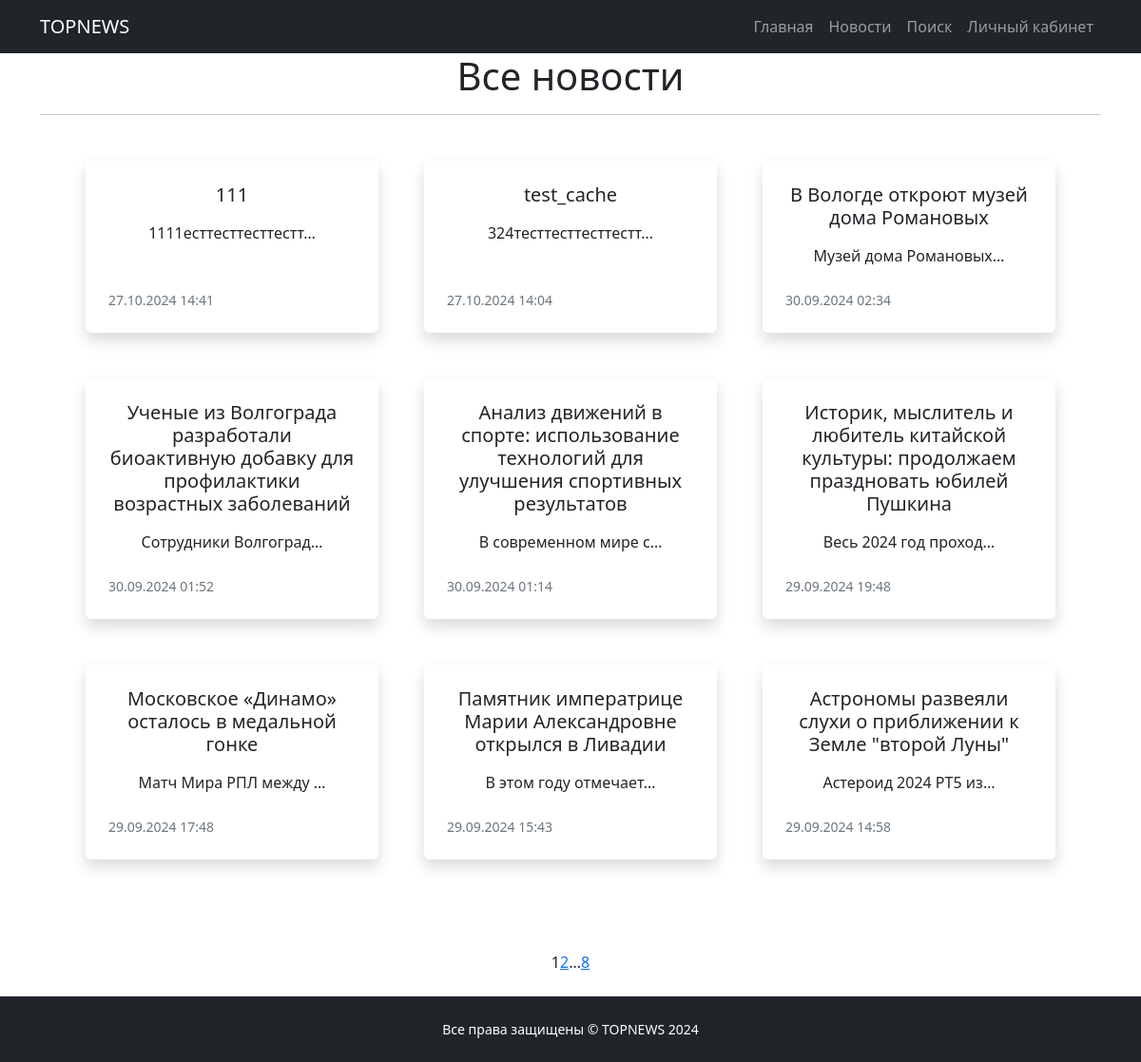
Page /news/ on the committed database.
### news_portal/models.py (models this page shows, shortened)
class Post(models.Model):
    author = models.ForeignKey(Author, on_delete = models.CASCADE)
    content_type = models.CharField(max_length = 1, choices = CONTENT_TYPES, default = article)
    creation_date = models.DateTimeField(auto_now_add = True)
    category = models.ManyToManyField(Category, through = 'PostCategory')
    title = models.CharField(max_length = 255)
    text = models.TextField()
    rating = models.FloatField(default = 0)
    """def send_notifications(self):
        categories = self.category.all()
        for category in categories:
            # Получаем подписчиков на категорию
            subscribers = category.subscribers.all()
            # Уведомляем каждого подписчика
            for subscriber in subscribers:
                # HTML-рассылка
                html_content = render_to_string('email_notification.html', {
                'title': self.title,
                'text': self.text,
                'username': subscriber.username,
            })
                msg = EmailMultiAlternatives(
                    subject=self.title,
                    body=f'Здравствуй, {subscriber.username}. Новая статья в твоём любимом разделе!',
                    from_email='gdaprog@yandex.ru',
                    to=[subscriber.email],
                )
                msg.attach_alternative(html_content, "text/html")
                msg.send()

    def save(self, *args, **kwargs):
        super().save(*args, **kwargs)"""

### news_portal/views.py (the view)
# urls.py: path('', cache_page(60)(PostsList.as_view()), name ='post_list'),
class PostsList(ListView):
    model = Post
    ordering = '-creation_date'
    template_name = 'posts.html'
    context_object_name = 'posts'
    paginate_by = 9

### news_portal/templatetags/custom_filters.py (called while the page is built)
@register.filter()
def censor(text):
    if isinstance(text, str):
        for word in bad_words:
            text = text.replace(word, word[0] + '*' * (len(word) - 1))
        return text
    else:
        raise TypeError("Фильтр censor() должен получить строку.")

### news_portal/templatetags/custom_tags.py (called while the page is built)
@register.simple_tag(takes_context=True)
def url_replace(context, **kwargs):
   d = context['request'].GET.copy()
   for k, v in kwargs.items():
       d[k] = v
   return d.urlencode()

### templates/posts.html (shortened to what this page needs)
{% extends 'flatpages/default.html' %}
{% load custom_filters %}
{% load custom_tags %}
{% block content %}
    <h1>Все новости</h1>
    <hr>
    <div class="container px-5 my-5">
        <div class="row gx-5">
            {% for post in posts %}
            <div class="col-lg-4 mb-5">
                <div class="card h-100 shadow border-0">
                    <div class="card-body p-4">
                        <a class="text-decoration-none link-dark stretched-link" href="/news/{{ post.id }}">
                            <h5 class="card-title mb-3">{{ post.title|censor }}</h5>
                        </a>
                        <p class="card-text mb-0">{{ post.text|truncatechars:21|censor }}</p>
                    </div>
                    <div class="card-footer p-4 pt-0 bg-transparent border-top-0">
                        <div class="d-flex align-items-end justify-content-between">
                            <div class="d-flex align-items-center">
                                <div class="small">
                                    <div class="text-muted">{{ post.creation_date|date:"d.m.Y H:i" }}</div>
                                </div>
                            </div>
                        </div>
                    </div>
                </div>
            </div>
            {% endfor %}
        </div>
    </div>
    <div class="d-flex justify-content-center mb-4">
        {{ page_obj.number }}
        {% if page_obj.has_next %}
            <a href="?{% url_replace page=page_obj.next_page_number %}">{{ page_obj.next_page_number }}</a>
            {% if paginator.num_pages != page_obj.next_page_number %}
                ...
                <a href="?{% url_replace page=page_obj.paginator.num_pages %}">{{ page_obj.paginator.num_pages }}</a>
            {% endif %}
        {% endif %}
    </div>
{% endblock content %}

### templates/flatpages/default.html (shortened to what this page needs)
<!DOCTYPE html>
<html lang="en">
    <head>
        {% load static %}
        {% load cache %}
        <link href="{% static 'css/styles.css' %}" rel="stylesheet" />
    </head>
    <body>
        {% cache 300 navbar %}
        <nav class="navbar navbar-expand-lg navbar-dark bg-dark static-top">
            <div class="container">
                <a class="navbar-brand" href="/news">TOPNEWS</a>
                <div class="collapse navbar-collapse" id="navbarResponsive">
                    <ul class="navbar-nav ms-auto">
                        <li class="nav-item active">
                            <a class="nav-link" href="/news/">Главная</a>
                        </li>
                            <a class="nav-link" href="/news/">Новости</a>
                            <a class="nav-link" href="/news/search/">Поиск</a>
                        <a class="nav-link" href="/accounts/profile/">Личный кабинет</a>
                    </ul>
                </div>
            </div>
         </nav>
         {% endcache %}
        <div class="container">
            <div class="row">
                <div class="col-lg-12 text-center">
                    {% block content %}
                    {% endblock content %}
                </div>
            </div>
        </div>
        {% cache 300 footer %}
        <footer class="bg-dark py-4 mt-auto">
            <div class="container px-5">
                <div class="row align-items-center justify-content-between flex-column flex-sm-row">
                    <div class="text-center">
                        <div class="col-auto"><div class="small m-0 text-white">Все права защищены &copy; TOPNEWS 2024</div></div>
                    </div>
                </div>
            </div>
        </footer>
        {% endcache %}
    </body>
</html>

### rows in the picture
Post: title|censor "111", text|censor "1111есттесттесттестт…", creation_date "27.10.2024 14:41"
Post: title|censor "test_cache", text|censor "324тесттесттесттестт…", creation_date "27.10.2024 14:04"
Post: title|censor "В Вологде откроют музей дома Романовых", text|censor "Музей дома Романовых…", creation_date "30.09.2024 02:34"
Post: title|censor "Ученые из Волгограда разработали биоактивную добавку для профилактики возрастных заболеваний", text|censor "Сотрудники Волгоград…", creation_date "30.09.2024 01:52"
Post: title|censor "Анализ движений в спорте: использование технологий для улучшения спортивных результатов", text|censor "В современном мире с…", creation_date "30.09.2024 01:14"
Post: title|censor "Историк, мыслитель и любитель китайской культуры: продолжаем праздновать юбилей Пушкина", text|censor "Весь 2024 год проход…", creation_date "29.09.2024 19:48"
Post: title|censor "Московское «Динамо» осталось в медальной гонке", text|censor "Матч Мира РПЛ между …", creation_date "29.09.2024 17:48"
Post: title|censor "Памятник императрице Марии Александровне открылся в Ливадии", text|censor "В этом году отмечает…", creation_date "29.09.2024 15:43"
Post: title|censor "Астрономы развеяли слухи о приближении к Земле \"второй Луны\"", text|censor "Астероид 2024 РТ5 из…", creation_date "29.09.2024 14:58"

### other values in the picture
{{ page_obj.number }} "1"
{{ page_obj.next_page_number }} "2"
{{ page_obj.paginator.num_pages }} "8"
